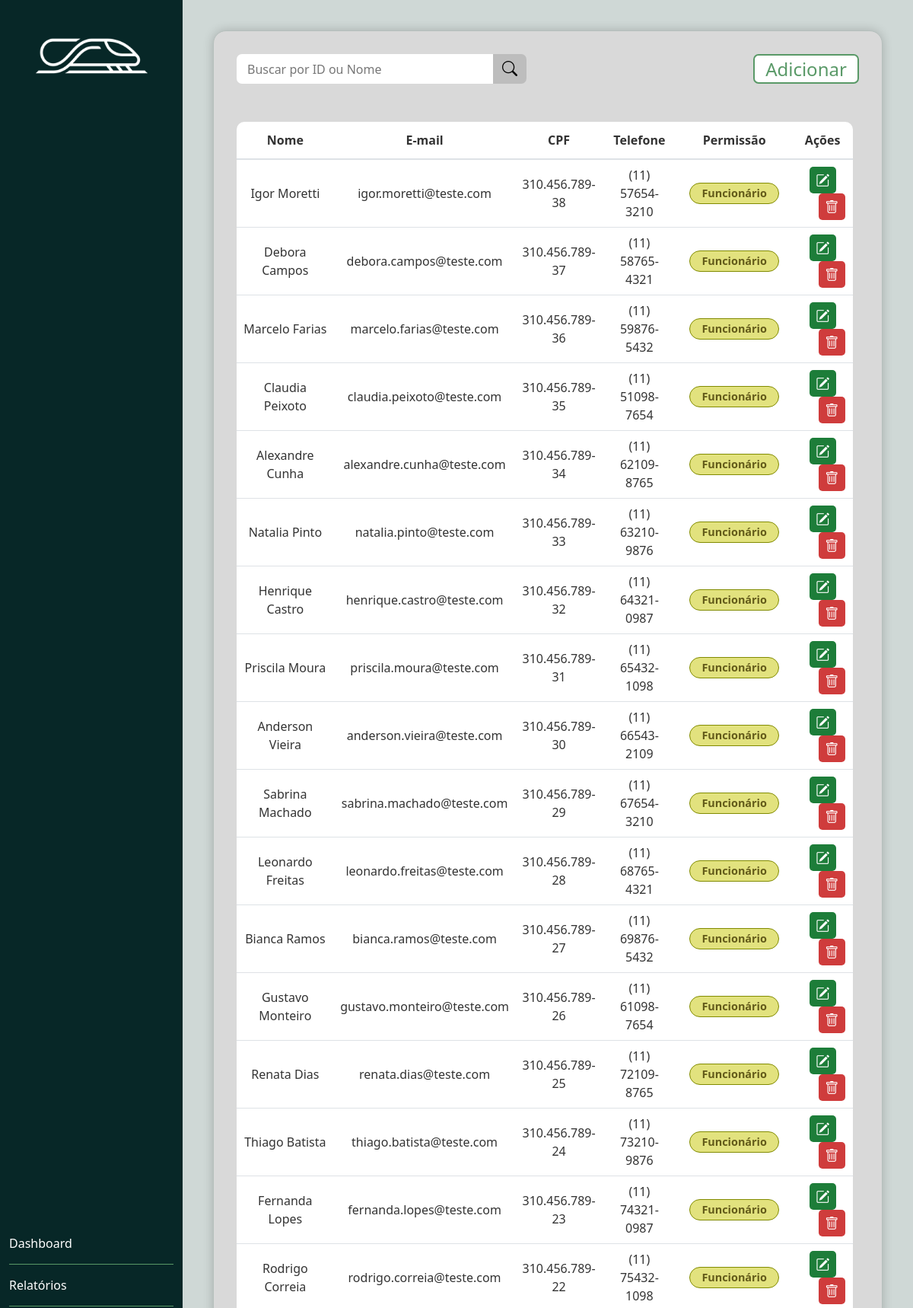
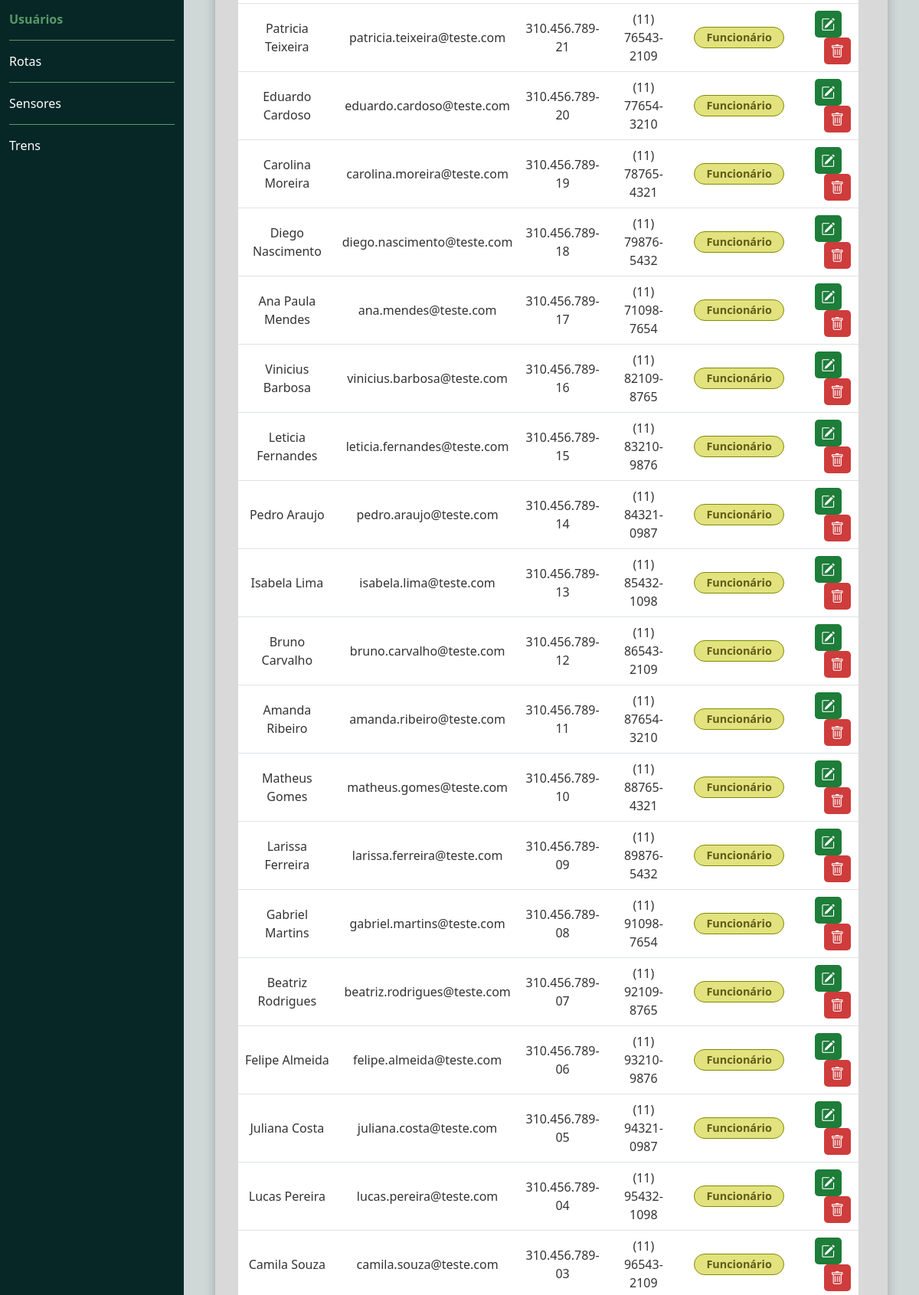
/public/tela_cadastro_user.php (signed in, upper part), run on the app's committed database (2 pictures, top to bottom).
### tables this page shows
CREATE TABLE usuarios (
    usuario_id INT AUTO_INCREMENT PRIMARY KEY,
    nome VARCHAR(155) NOT NULL,
    telefone VARCHAR(11) NOT NULL,
    cpf VARCHAR(11) NOT NULL UNIQUE,
    email VARCHAR(155) NOT NULL UNIQUE,
    senha VARCHAR(255) NULL,
    cargo_id INT NOT NULL,
    FOREIGN KEY (cargo_id) REFERENCES Cargos(id)
);

CREATE TABLE Cargos (
    id INT AUTO_INCREMENT PRIMARY KEY,
    nome VARCHAR(50) NOT NULL UNIQUE,
    descricao TEXT
);

### public/validar_acesso.php (called while the page is built, shortened)
<?php
include_once __DIR__ . '/../infra/conexao.php';
$usuarioCargoId = 0;
$sqlCargo = 'SELECT cargo_id FROM usuarios WHERE usuario_id = ? LIMIT 1';
$stmtCargo = mysqli_prepare($conexao, $sqlCargo);
if ($stmtCargo) {
    mysqli_stmt_bind_param($stmtCargo, 'i', $_SESSION['usuario_id']);
    if (mysqli_stmt_execute($stmtCargo)) {
        $resultadoCargo = mysqli_stmt_get_result($stmtCargo);
        $usuarioCargo = $resultadoCargo ? mysqli_fetch_assoc($resultadoCargo) : null;
        $cargoId = filter_var($usuarioCargo['cargo_id'] ?? null, FILTER_VALIDATE_INT);
        if ($cargoId !== false && in_array($cargoId, [1, 2], true)) {
            $usuarioCargoId = $cargoId;
        }
    } else {
        error_log('Erro ao consultar permissão do usuário: ' . mysqli_stmt_error($stmtCargo));
    }
} else {
    error_log('Erro ao preparar consulta de permissão: ' . mysqli_error($conexao));
}
$usuarioEhAdministrador = ((int)$usuarioCargoId === 1);
?>

### public/tela_cadastro_user.php (the view, shortened to what this page needs)
<?php
include __DIR__ . '/validar_acesso.php';
require_once "../infra/conexao.php";
$perfilParametro = $_GET['perfil'] ?? '';
$perfilFiltro = is_string($perfilParametro) ? trim($perfilParametro) : '';
$perfilPermitidos = ['Administrador', 'Funcionário', 'Funcionario'];
if (!in_array($perfilFiltro, $perfilPermitidos, true)) {
    $perfilFiltro = '';
}
$sql = "SELECT
            u.usuario_id,
            u.nome,
            u.email,
            u.cpf,
            u.telefone,
            c.nome AS cargo
        FROM usuarios u
        LEFT JOIN Cargos c ON u.cargo_id = c.id
        ORDER BY u.usuario_id DESC";
$resultado = mysqli_query($conexao, $sql);
$usuariosLista = [];
while ($usuario = mysqli_fetch_assoc($resultado)) {
    $usuariosLista[] = $usuario;
}
?>
<!DOCTYPE html>
<html lang="pt-br">
<head>
    <link href="https://cdn.jsdelivr.net/npm/bootstrap@5.3.8/dist/css/bootstrap.min.css" rel="stylesheet"
>
    <link rel="stylesheet" href="https://cdn.jsdelivr.net/npm/bootstrap-icons@1.11.3/font/bootstrap-icons.min.css">
    <link rel="stylesheet" href="../assets/style/style.css">
</head>
<body>
    <main>
        <nav class="nav1">
            <img src="../assets/img/logo.svg" alt="logo" class="logo">
            <ul class="ul1">
                <li class="lista1" id="li1"><a href="dashboard.php" class="lista1">Dashboard</a></li>
                <hr class="hr1 opacity-100">
                <li class="lista1" id="li1"><a href="tela_relatorios.php" class="lista1">Relatórios</a></li>
                <hr class="hr1 opacity-100">
                <?php if ($usuarioEhAdministrador): ?>
                    <li class="lista" id="li1"><a href="tela_cadastro_user.php" class="lista">Usuários</a></li>
                    <hr class="hr1 opacity-100">
                <?php endif; ?>
                <li class="lista1" id="li1"><a href="tela_rotas.php" class="lista1">Rotas</a></li>
                <hr class="hr1 opacity-100">
                <li class="lista1" id="li1"><a href="tela_sensores.php" class="lista1">Sensores</a></li>
                <hr class="hr1 opacity-100">
                <li class="lista1" id="li1"><a href="tela_trens.php" class="lista1">Trens</a></li>
            </ul>
        </nav>
        <section class="conteudo">
            <div class="card_usuarios">
                <div class="barra_busca">
                    <div class="input-group dashboard-busca">
                        <input type="text" id="input_busca_usuario" class="form-control dashboard-input" placeholder="Buscar por ID ou Nome" aria-label="Buscar por ID ou Nome">
                        <button class="btn dashboard-btn-busca" id="btn_busca_usuario" type="button" aria-label="Buscar funcionário">
                            <i class="bi bi-search"></i>
                        </button>
                    </div>
                    <?php if ($usuarioEhAdministrador): ?>
                    <button class="btn trens-btn-add" type="button" data-bs-toggle="modal" data-bs-target="#modal_cadastro">Adicionar</button>
                    <?php endif; ?>
                </div>
                <div class="table-wrapper">
                <table class="table">
                    <thead>
                        <tr>
                            <th>Nome</th>
                            <th>E-mail</th>
                            <th>CPF</th>
                            <th>Telefone</th>
                            <th>Permissão</th>
                            <th>Ações</th>
                        </tr>
                    </thead>
<tbody id="tbody_usuarios">
    <?php if (!empty($usuariosLista)): ?>
        <?php foreach ($usuariosLista as $usuario): ?>
            <?php
            $cargo = $usuario['cargo'] ?? 'Sem permissão';
            $perfilCargo = stripos($cargo, 'admin') !== false ? 'Administrador' : 'Funcionário';
            if (stripos($cargo, 'admin') !== false) {
                $classe_cargo = 'badge_admin';
            } else {
                $classe_cargo = 'badge_funcionario';
            }
            $cpf = $usuario['cpf'];
            $telefone = $usuario['telefone'] ?? '';
            $perfilSelecionado = $perfilFiltro === $perfilCargo;
            $perfilHref = $perfilSelecionado ? 'tela_cadastro_user.php' : '?perfil=' . rawurlencode((string) $perfilCargo);
            if (strlen($cpf) === 11) {
                $cpf = substr($cpf, 0, 3) . '.' .
                       substr($cpf, 3, 3) . '.' .
                       substr($cpf, 6, 3) . '-' .
                       substr($cpf, 9, 2);
            }
            if (strlen($telefone) === 11) {
                $telefone = '(' . substr($telefone, 0, 2) . ') ' .
                           substr($telefone, 2, 5) . '-' .
                           substr($telefone, 7, 4);
            }
            ?>
            <tr data-user-row data-id="<?= htmlspecialchars($usuario['usuario_id'], ENT_QUOTES, 'UTF-8') ?>" data-perfil="<?= htmlspecialchars((string) $cargo, ENT_QUOTES, 'UTF-8'); ?>">
                <td>
                    <?= htmlspecialchars($usuario['nome']) ?>
                </td>
                <td>
                    <?= htmlspecialchars($usuario['email']) ?>
                </td>
                <td>
                    <?= htmlspecialchars($cpf) ?>
                </td>
                <td>
                    <?= htmlspecialchars($telefone) ?>
                </td>
                <td>
                    <a class="<?= $classe_cargo ?><?= $perfilSelecionado ? ' filtro-selecionado' : ''; ?>"
                       href="<?= htmlspecialchars($perfilHref, ENT_QUOTES, 'UTF-8'); ?>"
                       aria-label="<?= $perfilSelecionado ? 'Remover filtro de perfil ' : 'Filtrar usuários com perfil '; ?><?= htmlspecialchars((string) $perfilCargo, ENT_QUOTES, 'UTF-8'); ?>">
                        <?= htmlspecialchars($cargo) ?>
                    </a>
                </td>
                <td>
                    <button class="btn_edit">
                        <i class="bi bi-pencil-square"></i>
                    </button>
                    <button class="btn_delete ms-4">
                        <i class="bi bi-trash"></i>
                    </button>
                </td>
            </tr>
        <?php endforeach; ?>
    <?php endif; ?>
</tbody>
                </table>
                </div>
            </div>
        </section>
    </main>
</body>
</html>

### assets/style/style.css (style rules this page uses)
:root { --shadow-card: 0 0 14px rgba(0, 0, 0, 0.2); --shadow-card-hover: 0 0 18px rgba(0, 0, 0, 0.24); --shadow-modal: 0 10px 24px rgba(0, 0, 0, 0.15); }
* { padding: 0; margin: 0; }
body { font-family: 'Segoe UI'; color: #ffffff; background-color: #cfd8d6; }
.form-control { height: 40px; }
main { display: flex; }
.nav1 { width: 240px; height: 100vh; background-color: #072727; display: flex; flex-direction: column; justify-content: space-between; align-items: center; }
@media (min-width: 1041px) { .nav1 { position: fixed; top: 0; left: 0; bottom: 0; z-index: 1000; } }
@media (min-width: 1041px) { main > .conteudo, main > .dashboard-conteudo { flex: 0 0 calc(100% - 240px); width: calc(100% - 240px); margin-left: 240px; } }
.logo { width: 155px; height: auto; margin-top: 30px; margin-bottom: -470px; filter: saturate(0); filter: brightness(100); }
.ul1 { margin-top: 80px; width: 100%; list-style: none; padding-left: 0; }
.lista1 { padding: 15px 0px 15px 6px; }
.lista { color: #599967 !important; font-weight: bolder; padding: 15px 0px 15px 6px; }
a { text-decoration: none !important; color: #ffffff !important; }
.hr1 { width: 90%; margin: 0 auto; border-color: #599967; }
.conteudo { flex-grow: 1; height: 100vh; background-color: #CFD8D6; padding: 40px; overflow: hidden; }
.card_usuarios { width: 100%; height: 100%; background-color: #D9D9D9; border: 1px solid #b6c0bd; border-radius: 17px; padding: 30px; box-shadow: var(--shadow-card); display: flex; flex-direction: column; overflow: hidden; }
.card_usuarios .table-wrapper { height: calc(100% - 120px); overflow-y: auto; overflow-x: auto; -webkit-overflow-scrolling: touch; scrollbar-color: #3f704d #ffffff; scrollbar-width: thin; padding-right: 8px; }
.card_usuarios, .dashboard-painel, .trens-painel, .trens-card-trem, .relatorio-card { box-shadow: var(--shadow-card); }
.barra_busca { display: flex; align-items: center; justify-content: space-between; margin-bottom: 30px; gap: 20px; }
.table { margin-top: 20px; }
.table thead th { border-bottom: 2px solid #dee2e6; text-align: center; color: #333; padding: 12px; }
.table thead th:first-child { border-radius: 10px 0 0 0; }
.table thead th:last-child { border-radius: 0 10px 0 0; }
.table tbody td { vertical-align: middle; text-align: center; color: #333; }
.badge_funcionario { background-color: #E2E27E; color: #635b1a !important; border: 1px solid #818B01; padding: 2px 15px; border-radius: 20px; font-size: 0.9rem; display: inline-block; font-weight: 700; }
a.badge_admin, a.badge_funcionario { text-decoration: none !important; cursor: pointer; transition: box-shadow 0.2s ease, transform 0.2s ease; }
.btn_edit, .btn_delete, .trens-card-acao { display: inline-flex; align-items: center; justify-content: center; width: 35px; height: 35px; min-width: 35px; min-height: 35px; padding: 0; border: none; border-radius: 5px; line-height: 1; }
.btn_edit { background-color: #1d7d39; color: white; }
.btn_delete { background-color: #cf3c3c; color: white; border: none; }
.btn_edit i, .btn_delete i, .trens-card-acao i { font-size: 18px; line-height: 1; }
.dashboard-busca, .trens-busca { width: 381px; height: 39px; }
.dashboard-input, .trens-input { height: 39px; border: none; border-radius: 7px 0 0 7px !important; color: #000000; font-size: 16px; padding: 7px 14px; }
.dashboard-input::placeholder, .trens-input::placeholder { color: #777777; }
.dashboard-btn-busca, .trens-btn-busca { width: 44px; height: 39px; border: none; border-radius: 0 7px 7px 0 !important; background-color: #bdbdbd; color: #000000; font-size: 20px; display: inline-flex; align-items: center; justify-content: center; }
.trens-btn-add { width: 139px; height: 39px; padding: 0; border: 2px solid #599967; border-radius: 7px; background-color: #ffffff; color: #599967; font-size: 24px; line-height: 1; }

### data on the page
usuarios: nome "Igor Moretti", email "igor.moretti@teste.com", cpf "310.456.789-38", telefone "(11) 57654-3210", cargo.nome "Funcionário"
usuarios: nome "Debora Campos", email "debora.campos@teste.com", cpf "310.456.789-37", telefone "(11) 58765-4321", cargo.nome "Funcionário"
usuarios: nome "Marcelo Farias", email "marcelo.farias@teste.com", cpf "310.456.789-36", telefone "(11) 59876-5432", cargo.nome "Funcionário"
usuarios: nome "Claudia Peixoto", email "claudia.peixoto@teste.com", cpf "310.456.789-35", telefone "(11) 51098-7654", cargo.nome "Funcionário"
usuarios: nome "Alexandre Cunha", email "alexandre.cunha@teste.com", cpf "310.456.789-34", telefone "(11) 62109-8765", cargo.nome "Funcionário"
usuarios: nome "Natalia Pinto", email "natalia.pinto@teste.com", cpf "310.456.789-33", telefone "(11) 63210-9876", cargo.nome "Funcionário"
usuarios: nome "Henrique Castro", email "henrique.castro@teste.com", cpf "310.456.789-32", telefone "(11) 64321-0987", cargo.nome "Funcionário"
usuarios: nome "Priscila Moura", email "priscila.moura@teste.com", cpf "310.456.789-31", telefone "(11) 65432-1098", cargo.nome "Funcionário"
usuarios: nome "Anderson Vieira", email "anderson.vieira@teste.com", cpf "310.456.789-30", telefone "(11) 66543-2109", cargo.nome "Funcionário"
usuarios: nome "Sabrina Machado", email "sabrina.machado@teste.com", cpf "310.456.789-29", telefone "(11) 67654-3210", cargo.nome "Funcionário"
usuarios: nome "Leonardo Freitas", email "leonardo.freitas@teste.com", cpf "310.456.789-28", telefone "(11) 68765-4321", cargo.nome "Funcionário"
usuarios: nome "Bianca Ramos", email "bianca.ramos@teste.com", cpf "310.456.789-27", telefone "(11) 69876-5432", cargo.nome "Funcionário"
usuarios: nome "Gustavo Monteiro", email "gustavo.monteiro@teste.com", cpf "310.456.789-26", telefone "(11) 61098-7654", cargo.nome "Funcionário"
usuarios: nome "Renata Dias", email "renata.dias@teste.com", cpf "310.456.789-25", telefone "(11) 72109-8765", cargo.nome "Funcionário"
usuarios: nome "Thiago Batista", email "thiago.batista@teste.com", cpf "310.456.789-24", telefone "(11) 73210-9876", cargo.nome "Funcionário"
usuarios: nome "Fernanda Lopes", email "fernanda.lopes@teste.com", cpf "310.456.789-23", telefone "(11) 74321-0987", cargo.nome "Funcionário"
usuarios: nome "Rodrigo Correia", email "rodrigo.correia@teste.com", cpf "310.456.789-22", telefone "(11) 75432-1098", cargo.nome "Funcionário"
usuarios: nome "Patricia Teixeira", email "patricia.teixeira@teste.com", cpf "310.456.789-21", telefone "(11) 76543-2109", cargo.nome "Funcionário"
usuarios: nome "Eduardo Cardoso", email "eduardo.cardoso@teste.com", cpf "310.456.789-20", telefone "(11) 77654-3210", cargo.nome "Funcionário"
usuarios: nome "Carolina Moreira", email "carolina.moreira@teste.com", cpf "310.456.789-19", telefone "(11) 78765-4321", cargo.nome "Funcionário"
usuarios: nome "Diego Nascimento", email "diego.nascimento@teste.com", cpf "310.456.789-18", telefone "(11) 79876-5432", cargo.nome "Funcionário"
usuarios: nome "Ana Paula Mendes", email "ana.mendes@teste.com", cpf "310.456.789-17", telefone "(11) 71098-7654", cargo.nome "Funcionário"
usuarios: nome "Vinicius Barbosa", email "vinicius.barbosa@teste.com", cpf "310.456.789-16", telefone "(11) 82109-8765", cargo.nome "Funcionário"
usuarios: nome "Leticia Fernandes", email "leticia.fernandes@teste.com", cpf "310.456.789-15", telefone "(11) 83210-9876", cargo.nome "Funcionário"
usuarios: nome "Pedro Araujo", email "pedro.araujo@teste.com", cpf "310.456.789-14", telefone "(11) 84321-0987", cargo.nome "Funcionário"
usuarios: nome "Isabela Lima", email "isabela.lima@teste.com", cpf "310.456.789-13", telefone "(11) 85432-1098", cargo.nome "Funcionário"
usuarios: nome "Bruno Carvalho", email "bruno.carvalho@teste.com", cpf "310.456.789-12", telefone "(11) 86543-2109", cargo.nome "Funcionário"
usuarios: nome "Amanda Ribeiro", email "amanda.ribeiro@teste.com", cpf "310.456.789-11", telefone "(11) 87654-3210", cargo.nome "Funcionário"
usuarios: nome "Matheus Gomes", email "matheus.gomes@teste.com", cpf "310.456.789-10", telefone "(11) 88765-4321", cargo.nome "Funcionário"
usuarios: nome "Larissa Ferreira", email "larissa.ferreira@teste.com", cpf "310.456.789-09", telefone "(11) 89876-5432", cargo.nome "Funcionário"
usuarios: nome "Gabriel Martins", email "gabriel.martins@teste.com", cpf "310.456.789-08", telefone "(11) 91098-7654", cargo.nome "Funcionário"
usuarios: nome "Beatriz Rodrigues", email "beatriz.rodrigues@teste.com", cpf "310.456.789-07", telefone "(11) 92109-8765", cargo.nome "Funcionário"
usuarios: nome "Felipe Almeida", email "felipe.almeida@teste.com", cpf "310.456.789-06", telefone "(11) 93210-9876", cargo.nome "Funcionário"
usuarios: nome "Juliana Costa", email "juliana.costa@teste.com", cpf "310.456.789-05", telefone "(11) 94321-0987", cargo.nome "Funcionário"
usuarios: nome "Lucas Pereira", email "lucas.pereira@teste.com", cpf "310.456.789-04", telefone "(11) 95432-1098", cargo.nome "Funcionário"
usuarios: nome "Camila Souza", email "camila.souza@teste.com", cpf "310.456.789-03", telefone "(11) 96543-2109", cargo.nome "Funcionário"
